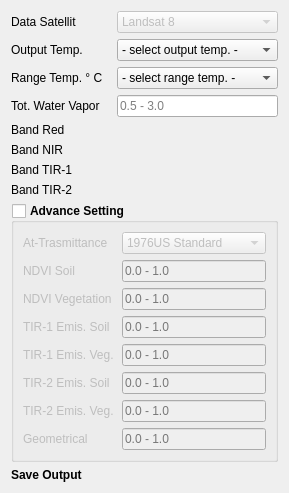
     <widget class="QWidget" name="scrollAreaWidgetContents_5">
      <property name="geometry">
       <rect>
        <x>0</x>
        <y>0</y>
        <width>289</width>
        <height>299</height>
       </rect>
      </property>
      <layout class="QGridLayout" name="gridLayout_8">
       <item row="0" column="0">
        <layout class="QFormLayout" name="formLayout_4">
         <property name="horizontalSpacing">
          <number>14</number>
         </property>
         <property name="verticalSpacing">
          <number>6</number>
         </property>
         <property name="leftMargin">
          <number>0</number>
         </property>
         <property name="rightMargin">
          <number>0</number>
         </property>
         <property name="bottomMargin">
          <number>0</number>
         </property>
         <item row="4" column="0">
          <widget class="QLabel" name="label_74">
           <property name="font">
            <font>
             <weight>50</weight>
             <bold>false</bold>
             <underline>false</underline>
            </font>
           </property>
           <property name="text">
            <string>Band Red</string>
           </property>
          </widget>
         </item>
         <item row="4" column="1">
          <widget class="QgsFileWidget" name="fw_bred">
           <property name="sizePolicy">
            <sizepolicy hsizetype="Expanding" vsizetype="Fixed">
             <horstretch>0</horstretch>
             <verstretch>0</verstretch>
            </sizepolicy>
           </property>
           <property name="font">
            <font>
             <weight>50</weight>
             <bold>false</bold>
            </font>
           </property>
           <property name="mouseTracking">
            <bool>false</bool>
           </property>
           <property name="tabletTracking">
            <bool>false</bool>
           </property>
           <property name="focusPolicy">
            <enum>Qt::StrongFocus</enum>
           </property>
           <property name="acceptDrops">
            <bool>false</bool>
           </property>
           <property name="inputMethodHints">
            <set>Qt::ImhNone</set>
           </property>
           <property name="fileWidgetButtonVisible">
            <bool>true</bool>
           </property>
           <property name="useLink">
            <bool>false</bool>
           </property>
           <property name="dialogTitle">
            <string/>
           </property>
          </widget>
         </item>
         <item row="5" column="0">
          <widget class="QLabel" name="label_75">
           <property name="font">
            <font>
             <weight>50</weight>
             <bold>false</bold>
             <underline>false</underline>
            </font>
           </property>
           <property name="text">
            <string>Band NIR</string>
           </property>
          </widget>
         </item>
         <item row="5" column="1">
          <widget class="QgsFileWidget" name="fw_bnir">
           <property name="sizePolicy">
            <sizepolicy hsizetype="Expanding" vsizetype="Fixed">
             <horstretch>0</horstretch>
             <verstretch>0</verstretch>
            </sizepolicy>
           </property>
           <property name="font">
            <font>
             <weight>50</weight>
             <bold>false</bold>
            </font>
           </property>
          </widget>
         </item>
         <item row="6" column="0">
          <widget class="QLabel" name="label_76">
           <property name="font">
            <font>
             <weight>50</weight>
             <bold>false</bold>
             <underline>false</underline>
            </font>
           </property>
           <property name="text">
            <string>Band TIR-1</string>
           </property>
          </widget>
         </item>
         <item row="6" column="1">
          <widget class="QgsFileWidget" name="fw_btir1">
           <property name="sizePolicy">
            <sizepolicy hsizetype="Expanding" vsizetype="Fixed">
             <horstretch>0</horstretch>
             <verstretch>0</verstretch>
            </sizepolicy>
           </property>
           <property name="font">
            <font>
             <weight>50</weight>
             <bold>false</bold>
            </font>
           </property>
          </widget>
         </item>
         <item row="7" column="0">
          <widget class="QLabel" name="label_77">
           <property name="font">
            <font>
             <weight>50</weight>
             <bold>false</bold>
             <underline>false</underline>
            </font>
           </property>
           <property name="text">
            <string>Band TIR-2</string>
           </property>
          </widget>
         </item>
         <item row="7" column="1">
          <widget class="QgsFileWidget" name="fw_btir2">
           <property name="sizePolicy">
            <sizepolicy hsizetype="Preferred" vsizetype="Fixed">
             <horstretch>0</horstretch>
             <verstretch>0</verstretch>
            </sizepolicy>
           </property>
           <property name="font">
            <font>
             <weight>50</weight>
             <bold>false</bold>
            </font>
           </property>
          </widget>
         </item>
         <item row="8" column="0" colspan="2">
          <widget class="QgsCollapsibleGroupBox" name="mGroupBox_3">
           <property name="font">
            <font>
             <weight>75</weight>
             <bold>true</bold>
            </font>
           </property>
           <property name="title">
            <string>Advance Setting</string>
           </property>
           <property name="flat">
            <bool>true</bool>
           </property>
           <property name="checkable">
            <bool>true</bool>
           </property>
           <property name="checked">
            <bool>false</bool>
           </property>
           <property name="collapsed">
            <bool>true</bool>
           </property>
           <layout class="QGridLayout" name="gridLayout_9">
            <item row="0" column="0">
             <layout class="QFormLayout" name="formLayout_6">
              <property name="horizontalSpacing">
               <number>8</number>
              </property>
              <property name="verticalSpacing">
               <number>6</number>
              </property>
              <property name="leftMargin">
               <number>0</number>
              </property>
              <property name="topMargin">
               <number>0</number>
              </property>
              <item row="0" column="0">
               <widget class="QLabel" name="label_78">
                <property name="font">
                 <font>
                  <weight>50</weight>
                  <bold>false</bold>
                 </font>
                </property>
                <property name="text">
                 <string>At-Trasmittance</string>
                </property>
               </widget>
              </item>
              <item row="0" column="1">
               <widget class="QComboBox" name="cb_attransmit">
                <property name="font">
                 <font>
                  <weight>50</weight>
                  <bold>false</bold>
                 </font>
                </property>
                <item>
                 <property name="text">
                  <string>1976US Standard</string>
                 </property>
                </item>
                <item>
                 <property name="text">
                  <string>Mid-Lat. Summer</string>
                 </property>
                </item>
               </widget>
              </item>
              <item row="1" column="0">
               <widget class="QLabel" name="label_79">
                <property name="font">
                 <font>
                  <weight>50</weight>
                  <bold>false</bold>
                  <underline>false</underline>
                 </font>
                </property>
                <property name="text">
                 <string>NDVI Soil</string>
                </property>
               </widget>
              </item>
              <item row="1" column="1">
               <widget class="QLineEdit" name="le_ndvis">
                <property name="font">
                 <font>
                  <weight>50</weight>
                  <bold>false</bold>
                 </font>
                </property>
                <property name="inputMethodHints">
                 <set>Qt::ImhNone</set>
                </property>
                <property name="inputMask">
                 <string/>
                </property>
                <property name="text">
                 <string/>
                </property>
                <property name="maxLength">
                 <number>9</number>
                </property>
                <property name="alignment">
                 <set>Qt::AlignLeading|Qt::AlignLeft|Qt::AlignVCenter</set>
                </property>
                <property name="placeholderText">
                 <string>0.0 - 1.0</string>
                </property>
               </widget>
              </item>
              <item row="2" column="0">
               <widget class="QLabel" name="label_80">
                <property name="font">
                 <font>
                  <weight>50</weight>
                  <bold>false</bold>
                  <underline>false</underline>
                 </font>
                </property>
                <property name="text">
                 <string>NDVI Vegetation</string>
                </property>
               </widget>
              </item>
              <item row="2" column="1">
               <widget class="QLineEdit" name="le_ndviv">
                <property name="font">
                 <font>
                  <weight>50</weight>
                  <bold>false</bold>
                 </font>
                </property>
                <property name="text">
                 <string/>
                </property>
                <property name="maxLength">
                 <number>9</number>
                </property>
                <property name="alignment">
                 <set>Qt::AlignLeading|Qt::AlignLeft|Qt::AlignVCenter</set>
                </property>
                <property name="placeholderText">
                 <string>0.0 - 1.0</string>
                </property>
               </widget>
              </item>
              <item row="3" column="0">
               <widget class="QLabel" name="label_81">
                <property name="font">
                 <font>
                  <weight>50</weight>
                  <bold>false</bold>
                  <underline>false</underline>
                 </font>
                </property>
                <property name="text">
                 <string>TIR-1 Emis. Soil</string>
                </property>
               </widget>
              </item>
              <item row="3" column="1">
               <widget class="QLineEdit" name="le_tir1emissivitys">
                <property name="font">
                 <font>
                  <weight>50</weight>
                  <bold>false</bold>
                 </font>
                </property>
                <property name="text">
                 <string/>
                </property>
                <property name="maxLength">
                 <number>9</number>
                </property>
                <property name="alignment">
                 <set>Qt::AlignLeading|Qt::AlignLeft|Qt::AlignVCenter</set>
                </property>
                <property name="placeholderText">
                 <string>0.0 - 1.0</string>
                </property>
               </widget>
              </item>
              <item row="4" column="0">
               <widget class="QLabel" name="label_82">
                <property name="font">
                 <font>
                  <weight>50</weight>
                  <bold>false</bold>
                  <underline>false</underline>
                 </font>
                </property>
                <property name="text">
                 <string>TIR-1 Emis. Veg.</string>
                </property>
               </widget>
              </item>
              <item row="4" column="1">
               <widget class="QLineEdit" name="le_tir1emissivityv">
                <property name="font">
                 <font>
                  <weight>50</weight>
                  <bold>false</bold>
                 </font>
                </property>
                <property name="text">
                 <string/>
                </property>
                <property name="maxLength">
                 <number>9</number>
                </property>
                <property name="alignment">
                 <set>Qt::AlignLeading|Qt::AlignLeft|Qt::AlignVCenter</set>
                </property>
                <property name="placeholderText">
                 <string>0.0 - 1.0</string>
                </property>
               </widget>
              </item>
              <item row="5" column="0">
               <widget class="QLabel" name="label_83">
                <property name="font">
                 <font>
                  <weight>50</weight>
                  <bold>false</bold>
                  <underline>false</underline>
                 </font>
                </property>
                <property name="text">
                 <string>TIR-2 Emis. Soil</string>
                </property>
               </widget>
              </item>
              <item row="5" column="1">
               <widget class="QLineEdit" name="le_tir2emissivitys">
                <property name="font">
                 <font>
                  <weight>50</weight>
                  <bold>false</bold>
                 </font>
                </property>
                <property name="text">
                 <string/>
                </property>
                <property name="maxLength">
                 <number>9</number>
                </property>
                <property name="placeholderText">
                 <string>0.0 - 1.0</string>
                </property>
               </widget>
              </item>
              <item row="6" column="0">
               <widget class="QLabel" name="label_84">
                <property name="font">
                 <font>
                  <weight>50</weight>
                  <bold>false</bold>
                  <underline>false</underline>
                 </font>
                </property>
                <property name="text">
                 <string>TIR-2 Emis. Veg.</string>
                </property>
               </widget>
              </item>
              <item row="6" column="1">
               <widget class="QLineEdit" name="le_tir2emissivityv">
                <property name="font">
                 <font>
                  <weight>50</weight>
                  <bold>false</bold>
                 </font>
                </property>
                <property name="text">
                 <string/>
                </property>
                <property name="maxLength">
                 <number>9</number>
                </property>
                <property name="placeholderText">
                 <string>0.0 - 1.0</string>
                </property>
               </widget>
              </item>
              <item row="7" column="0">
               <widget class="QLabel" name="label_85">
                <property name="font">
                 <font>
                  <weight>50</weight>
                  <bold>false</bold>
                  <underline>false</underline>
                 </font>
                </property>
                <property name="text">
                 <string>Geometrical</string>
                </property>
               </widget>
              </item>
              <item row="7" column="1">
               <widget class="QLineEdit" name="le_geometrical">
                <property name="font">
                 <font>
                  <weight>50</weight>
                  <bold>false</bold>
                 </font>
                </property>
                <property name="text">
                 <string/>
                </property>
                <property name="maxLength">
                 <number>9</number>
                </property>
                <property name="placeholderText">
                 <string>0.0 - 1.0</string>
                </property>
               </widget>
              </item>
             </layout>
            </item>
           </layout>
          </widget>
         </item>
         <item row="9" column="0">
          <widget class="QLabel" name="label_86">
           <property name="font">
            <font>
             <weight>75</weight>
             <bold>true</bold>
            </font>
           </property>
           <property name="text">
            <string>Save Output</string>
           </property>
          </widget>
         </item>
         <item row="9" column="1">
          <widget class="QgsFileWidget" name="fw_output">
           <property name="sizePolicy">
            <sizepolicy hsizetype="Expanding" vsizetype="Fixed">
             <horstretch>0</horstretch>
             <verstretch>0</verstretch>
            </sizepolicy>
           </property>
           <property name="font">
            <font>
             <weight>50</weight>
             <bold>false</bold>
            </font>
           </property>
          </widget>
         </item>
         <item row="3" column="0">
          <widget class="QLabel" name="label_87">
           <property name="font">
            <font>
             <weight>50</weight>
             <bold>false</bold>
             <underline>false</underline>
            </font>
           </property>
           <property name="text">
            <string>Tot. Water Vapor</string>
           </property>
          </widget>
         </item>
         <item row="3" column="1">
          <widget class="QLineEdit" name="le_watervapor">
           <property name="font">
            <font>
             <weight>50</weight>
             <bold>false</bold>
            </font>
           </property>
           <property name="text">
            <string/>
           </property>
           <property name="maxLength">
            <number>9</number>
           </property>
           <property name="placeholderText">
            <string>0.5 - 3.0</string>
           </property>
          </widget>
         </item>
         <item row="2" column="0">
          <widget class="QLabel" name="label_88">
           <property name="font">
            <font>
             <weight>50</weight>
             <bold>false</bold>
            </font>
           </property>
           <property name="text">
            <string>Range Temp. ° C</string>
           </property>
          </widget>
         </item>
         <item row="2" column="1">
          <widget class="QComboBox" name="cb_rangetemp">
           <property name="font">
            <font>
             <weight>50</weight>
             <bold>false</bold>
            </font>
           </property>
           <property name="currentIndex">
            <number>0</number>
           </property>
           <item>
            <property name="text">
             <string>- select range temp. -</string>
            </property>
           </item>
           <item>
            <property name="text">
             <string>0 - 30</string>
            </property>
           </item>
           <item>
            <property name="text">
             <string>0 - 40</string>
            </property>
           </item>
           <item>
            <property name="text">
             <string>10 - 40</string>
            </property>
           </item>
           <item>
            <property name="text">
             <string>10 - 50</string>
            </property>
           </item>
          </widget>
         </item>
         <item row="1" column="0">
          <widget class="QLabel" name="label_89">
           <property name="font">
            <font>
             <weight>50</weight>
             <bold>false</bold>
             <underline>false</underline>
            </font>
           </property>
           <property name="text">
            <string>Output Temp.</string>
           </property>
          </widget>
         </item>
         <item row="1" column="1">
          <widget class="QComboBox" name="cb_outputtemp">
           <property name="font">
            <font>
             <weight>50</weight>
             <bold>false</bold>
            </font>
           </property>
           <item>
            <property name="text">
             <string>- select output temp. -</string>
            </property>
           </item>
           <item>
            <property name="text">
             <string>Celcius</string>
            </property>
           </item>
           <item>
            <property name="text">
             <string>Kelvin</string>
            </property>
           </item>
           <item>
            <property name="text">
             <string>Fahrenheit</string>
            </property>
           </item>
          </widget>
         </item>
         <item row="0" column="0">
          <widget class="QLabel" name="label_90">
           <property name="font">
            <font>
             <weight>50</weight>
             <bold>false</bold>
             <underline>false</underline>
            </font>
           </property>
           <property name="text">
            <string>Data Satellit</string>
           </property>
          </widget>
         </item>
         <item row="0" column="1">
          <widget class="QComboBox" name="cb_datasatellit">
           <property name="enabled">
            <bool>false</bool>
           </property>
           <property name="font">
            <font>
             <weight>50</weight>
             <bold>false</bold>
            </font>
           </property>
           <property name="editable">
            <bool>false</bool>
           </property>
           <property name="currentIndex">
            <number>2</number>
           </property>
           <item>
            <property name="text">
             <string>- select data satellit -</string>
            </property>
           </item>
           <item>
            <property name="text">
             <string>Landsat 7</string>
            </property>
           </item>
           <item>
            <property name="text">
             <string>Landsat 8</string>
            </property>
           </item>
          </widget>
         </item>
        </layout>
       </item>
      </layout>
     </widget>
